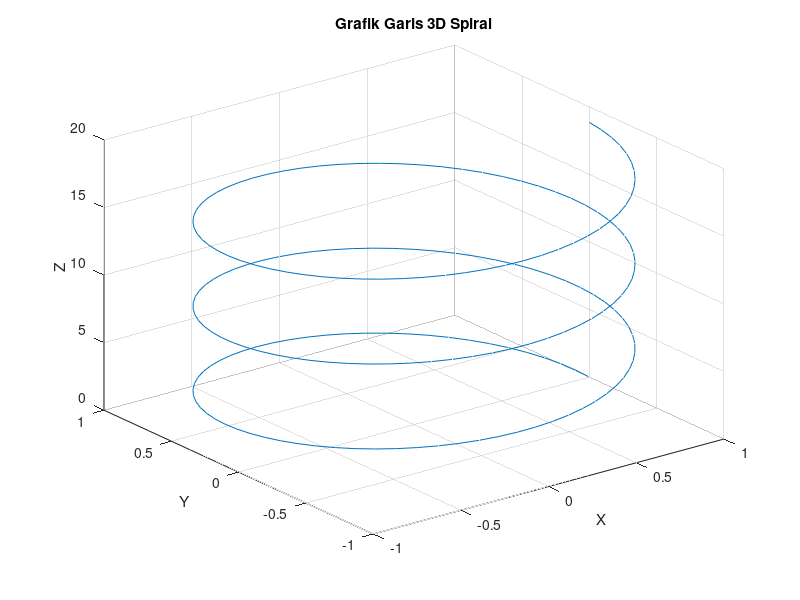

Write the MATLAB code that produced this figure.
t = linspace(0,6*pi,200);

x = cos(t);
y = sin(t);
z = t;

plot3(x,y,z);
grid on;
title('Grafik Garis 3D Spiral');
xlabel('X');
ylabel('Y');
zlabel('Z');
